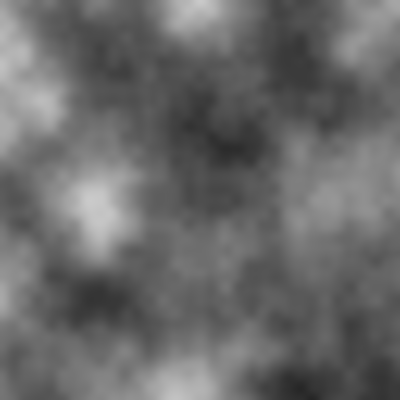
Frame 1 (no input)
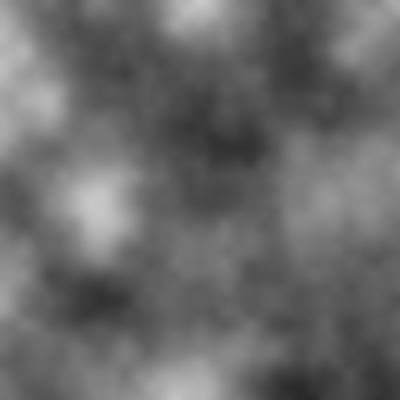
Frame 60 (the mouse pressed at the canvas centre just before this capture)
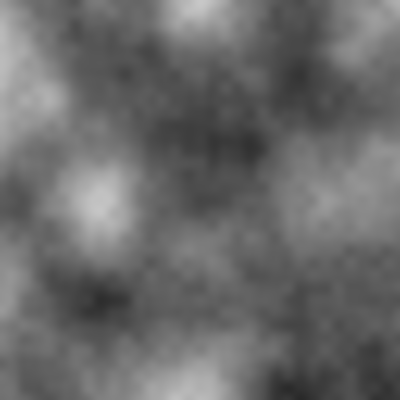
Frame 120 (the mouse held since frame 60 and released just before this capture)

The Processing sketch that drew these frames (run headless with seeded random() and noise(); from frame 60 on, the mouse is pressed at the canvas centre):

// Processing sketch: Exercise_I_8
// ── Exercise_I_8.pde
float toff=0.0;
void setup(){
  size(400,400);
}


void draw(){
  loadPixels();
  float xoff = 0.0;
  for (int x = 0; x < width; x++) {
    float yoff = 0.0;
    for (int y = 0; y < height; y++) {
      //float bright = random(255);
      float bright = map(noise(xoff,yoff,toff),0,1,0,255);
      pixels[x+y*width] = color(bright);
      yoff+=0.01;
    }
    xoff+=0.01;
  }
  toff+=0.001;
  updatePixels();
}

/*
float noiseVal;
float noiseScale=0.02;

void draw() {
  for (int y = 0; y < height; y++) {
    for (int x = 0; x < width/2; x++) {
      noiseDetail(3,0.5);
      noiseVal = noise((mouseX+x) * noiseScale, (mouseY+y) * noiseScale);
      stroke(noiseVal*255);
      point(x,y);
      noiseDetail(8,0.65);
      noiseVal = noise((mouseX + x + width/2) * noiseScale, 
                       (mouseY + y) * noiseScale);
      stroke(noiseVal * 255);
      point(x + width/2, y);
    }
  }
}*/
